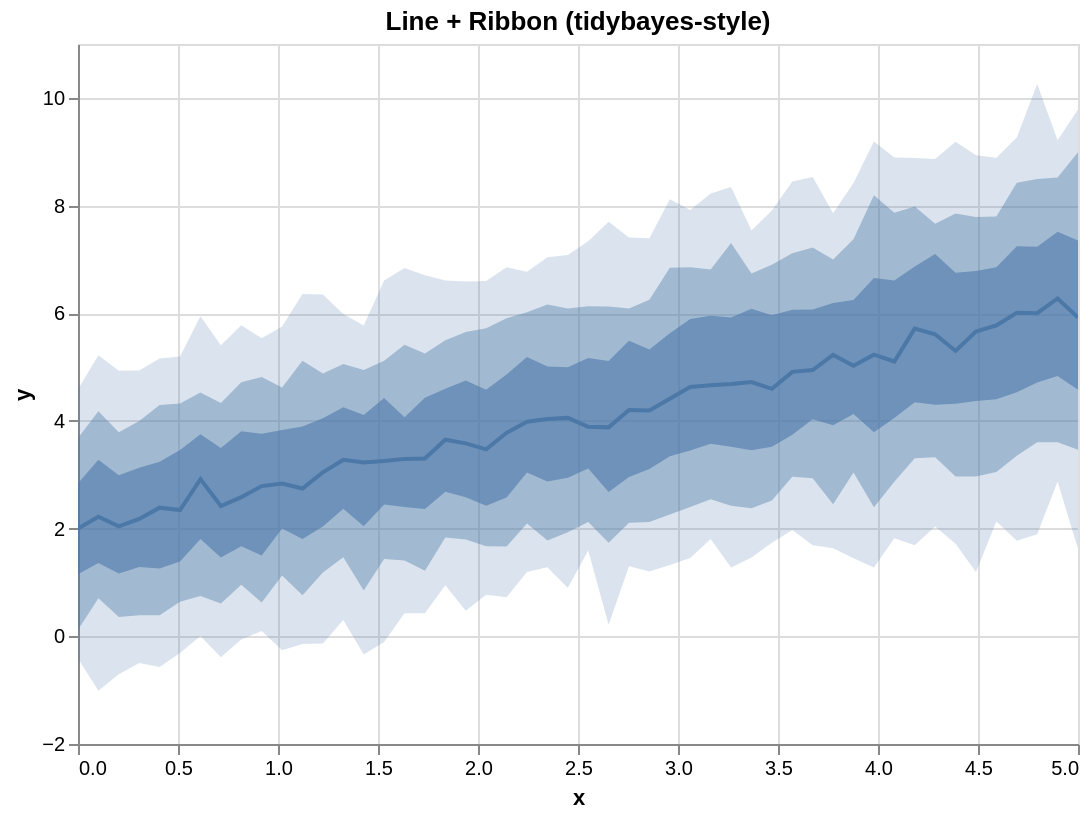

This figure's Vega-Lite source:
### Vega-Lite specification from a JSON file in a GitHub repository (floating-point values rounded to 4 significant figures)
{"$schema": "https://vega.github.io/schema/vega-lite/v5.json", "config": {"axis": {"labelLimit": 0}, "header": {"labelLimit": 0}, "legend": {"labelLimit": 0}}, "data": {"values": [{"__median__": 4.202, "hi_0_5_": 5.489, "hi_0_8_": 6.087, "hi_0_95_": 7.405, "lo_0_5_": 2.96, "lo_0_8_": 2.111, "lo_0_95_": 1.301, "x": 2.755}, {"__median__": 3.046, "hi_0_5_": 4.052, "hi_0_8_": 4.882, "hi_0_95_": 6.347, "lo_0_5_": 2.038, "lo_0_8_": 1.187, "lo_0_95_": -0.1317, "x": 1.224}, {"__median__": 4.684, "hi_0_5_": 5.921, "hi_0_8_": 7.303, "hi_0_95_": 8.346, "lo_0_5_": 3.521, "lo_0_8_": 2.426, "lo_0_95_": 1.278, "x": 3.265}, {"__median__": 5.225, "hi_0_5_": 6.189, "hi_0_8_": 6.998, "hi_0_95_": 7.857, "lo_0_5_": 3.918, "lo_0_8_": 2.451, "lo_0_95_": 1.637, "x": 3.776}, {"__median__": 5.661, "hi_0_5_": 6.784, "hi_0_8_": 7.787, "hi_0_95_": 8.932, "lo_0_5_": 4.37, "lo_0_8_": 2.97, "lo_0_95_": 1.195, "x": 4.49}, {"__median__": 2.222, "hi_0_5_": 3.277, "hi_0_8_": 4.181, "hi_0_95_": 5.221, "lo_0_5_": 1.361, "lo_0_8_": 0.7065, "lo_0_95_": -1.01, "x": 0.102}, {"__median__": 5.103, "hi_0_5_": 6.607, "hi_0_8_": 7.865, "hi_0_95_": 8.893, "lo_0_5_": 4.055, "lo_0_8_": 2.87, "lo_0_95_": 1.822, "x": 4.082}, {"__median__": 2.179, "hi_0_5_": 3.131, "hi_0_8_": 4.0, "hi_0_95_": 4.935, "lo_0_5_": 1.286, "lo_0_8_": 0.3933, "lo_0_95_": -0.496, "x": 0.3061}, {"__median__": 6.001, "hi_0_5_": 7.235, "hi_0_8_": 8.491, "hi_0_95_": 10.25, "lo_0_5_": 4.712, "lo_0_8_": 3.605, "lo_0_95_": 1.895, "x": 4.796}, {"__median__": 4.035, "hi_0_5_": 5.01, "hi_0_8_": 6.164, "hi_0_95_": 7.04, "lo_0_5_": 2.873, "lo_0_8_": 1.777, "lo_0_95_": 1.283, "x": 2.347}, {"__median__": 2.043, "hi_0_5_": 2.992, "hi_0_8_": 3.791, "hi_0_95_": 4.932, "lo_0_5_": 1.166, "lo_0_8_": 0.358, "lo_0_95_": -0.7029, "x": 0.2041}, {"__median__": 4.663, "hi_0_5_": 5.953, "hi_0_8_": 6.812, "hi_0_95_": 8.222, "lo_0_5_": 3.574, "lo_0_8_": 2.546, "lo_0_95_": 1.805, "x": 3.163}, {"__median__": 5.713, "hi_0_5_": 6.869, "hi_0_8_": 7.983, "hi_0_95_": 8.885, "lo_0_5_": 4.345, "lo_0_8_": 3.307, "lo_0_95_": 1.692, "x": 4.184}, {"__median__": 3.985, "hi_0_5_": 5.185, "hi_0_8_": 6.019, "hi_0_95_": 6.771, "lo_0_5_": 3.043, "lo_0_8_": 2.097, "lo_0_95_": 1.194, "x": 2.245}, {"__median__": 3.89, "hi_0_5_": 5.17, "hi_0_8_": 6.127, "hi_0_95_": 7.336, "lo_0_5_": 3.118, "lo_0_8_": 2.125, "lo_0_95_": 1.592, "x": 2.551}, {"__median__": 2.837, "hi_0_5_": 3.832, "hi_0_8_": 4.621, "hi_0_95_": 5.753, "lo_0_5_": 2.0, "lo_0_8_": 1.131, "lo_0_95_": -0.2598, "x": 1.02}, {"__median__": 4.911, "hi_0_5_": 6.064, "hi_0_8_": 7.114, "hi_0_95_": 8.447, "lo_0_5_": 3.743, "lo_0_8_": 2.961, "lo_0_95_": 1.976, "x": 3.571}, {"__median__": 5.23, "hi_0_5_": 6.652, "hi_0_8_": 8.189, "hi_0_95_": 9.188, "lo_0_5_": 3.789, "lo_0_8_": 2.398, "lo_0_95_": 1.276, "x": 3.98}, {"__median__": 2.42, "hi_0_5_": 3.499, "hi_0_8_": 4.333, "hi_0_95_": 5.407, "lo_0_5_": 1.463, "lo_0_8_": 0.6104, "lo_0_95_": -0.3879, "x": 0.7143}, {"__median__": 5.608, "hi_0_5_": 7.098, "hi_0_8_": 7.662, "hi_0_95_": 8.865, "lo_0_5_": 4.302, "lo_0_8_": 3.327, "lo_0_95_": 2.039, "x": 4.286}, {"__median__": 2.583, "hi_0_5_": 3.81, "hi_0_8_": 4.72, "hi_0_95_": 5.775, "lo_0_5_": 1.672, "lo_0_8_": 0.9566, "lo_0_95_": -0.05741, "x": 0.8163}, {"__median__": 3.88, "hi_0_5_": 5.114, "hi_0_8_": 6.124, "hi_0_95_": 7.697, "lo_0_5_": 2.68, "lo_0_8_": 1.739, "lo_0_95_": 0.2159, "x": 2.653}, {"__median__": 6.274, "hi_0_5_": 7.513, "hi_0_8_": 8.522, "hi_0_95_": 9.211, "lo_0_5_": 4.833, "lo_0_8_": 3.603, "lo_0_95_": 2.875, "x": 4.898}, {"__median__": 4.193, "hi_0_5_": 5.327, "hi_0_8_": 6.25, "hi_0_95_": 7.393, "lo_0_5_": 3.107, "lo_0_8_": 2.122, "lo_0_95_": 1.203, "x": 2.857}, {"__median__": 3.65, "hi_0_5_": 4.595, "hi_0_8_": 5.498, "hi_0_95_": 6.61, "lo_0_5_": 2.684, "lo_0_8_": 1.834, "lo_0_95_": 0.9481, "x": 1.837}, {"__median__": 4.944, "hi_0_5_": 6.067, "hi_0_8_": 7.219, "hi_0_95_": 8.53, "lo_0_5_": 4.033, "lo_0_8_": 2.934, "lo_0_95_": 1.689, "x": 3.673}, {"__median__": 3.779, "hi_0_5_": 4.862, "hi_0_8_": 5.907, "hi_0_95_": 6.852, "lo_0_5_": 2.577, "lo_0_8_": 1.667, "lo_0_95_": 0.7264, "x": 2.143}, {"__median__": 6.009, "hi_0_5_": 7.243, "hi_0_8_": 8.425, "hi_0_95_": 9.264, "lo_0_5_": 4.533, "lo_0_8_": 3.353, "lo_0_95_": 1.776, "x": 4.694}, {"__median__": 3.28, "hi_0_5_": 4.254, "hi_0_8_": 5.056, "hi_0_95_": 5.986, "lo_0_5_": 2.368, "lo_0_8_": 1.47, "lo_0_95_": 0.3013, "x": 1.327}, {"__median__": 2.345, "hi_0_5_": 3.458, "hi_0_8_": 4.324, "hi_0_95_": 5.194, "lo_0_5_": 1.39, "lo_0_8_": 0.6405, "lo_0_95_": -0.3089, "x": 0.5102}, {"__median__": 4.056, "hi_0_5_": 4.995, "hi_0_8_": 6.088, "hi_0_95_": 7.082, "lo_0_5_": 2.945, "lo_0_8_": 1.933, "lo_0_95_": 0.8955, "x": 2.449}, {"__median__": 4.632, "hi_0_5_": 5.893, "hi_0_8_": 6.854, "hi_0_95_": 7.916, "lo_0_5_": 3.451, "lo_0_8_": 2.401, "lo_0_95_": 1.453, "x": 3.061}, {"__median__": 5.919, "hi_0_5_": 7.351, "hi_0_8_": 8.992, "hi_0_95_": 9.784, "lo_0_5_": 4.578, "lo_0_8_": 3.464, "lo_0_95_": 1.624, "x": 5.0}, {"__median__": 5.774, "hi_0_5_": 6.855, "hi_0_8_": 7.796, "hi_0_95_": 8.89, "lo_0_5_": 4.405, "lo_0_8_": 3.05, "lo_0_95_": 2.131, "x": 4.592}, {"__median__": 2.92, "hi_0_5_": 3.75, "hi_0_8_": 4.527, "hi_0_95_": 5.944, "lo_0_5_": 1.807, "lo_0_8_": 0.7497, "lo_0_95_": 0.008007, "x": 0.6122}, {"__median__": 3.584, "hi_0_5_": 4.753, "hi_0_8_": 5.649, "hi_0_95_": 6.587, "lo_0_5_": 2.583, "lo_0_8_": 1.799, "lo_0_95_": 0.4759, "x": 1.939}, {"__median__": 3.256, "hi_0_5_": 4.427, "hi_0_8_": 5.119, "hi_0_95_": 6.608, "lo_0_5_": 2.45, "lo_0_8_": 1.434, "lo_0_95_": -0.106, "x": 1.531}, {"__median__": 5.024, "hi_0_5_": 6.247, "hi_0_8_": 7.373, "hi_0_95_": 8.418, "lo_0_5_": 4.129, "lo_0_8_": 3.044, "lo_0_95_": 1.452, "x": 3.878}, {"__median__": 3.473, "hi_0_5_": 4.578, "hi_0_8_": 5.722, "hi_0_95_": 6.596, "lo_0_5_": 2.424, "lo_0_8_": 1.672, "lo_0_95_": 0.7722, "x": 2.041}, {"__median__": 3.227, "hi_0_5_": 4.112, "hi_0_8_": 4.945, "hi_0_95_": 5.772, "lo_0_5_": 2.043, "lo_0_8_": 0.852, "lo_0_95_": -0.3385, "x": 1.429}, {"__median__": 2.39, "hi_0_5_": 3.243, "hi_0_8_": 4.298, "hi_0_95_": 5.159, "lo_0_5_": 1.261, "lo_0_8_": 0.3916, "lo_0_95_": -0.5709, "x": 0.4082}, {"__median__": 4.722, "hi_0_5_": 6.081, "hi_0_8_": 6.739, "hi_0_95_": 7.534, "lo_0_5_": 3.454, "lo_0_8_": 2.379, "lo_0_95_": 1.465, "x": 3.367}, {"__median__": 2.0, "hi_0_5_": 2.843, "hi_0_8_": 3.681, "hi_0_95_": 4.59, "lo_0_5_": 1.152, "lo_0_8_": 0.1228, "lo_0_95_": -0.4116, "x": 0.0}, {"__median__": 5.299, "hi_0_5_": 6.753, "hi_0_8_": 7.852, "hi_0_95_": 9.183, "lo_0_5_": 4.318, "lo_0_8_": 2.969, "lo_0_95_": 1.719, "x": 4.388}, {"__median__": 2.79, "hi_0_5_": 3.763, "hi_0_8_": 4.816, "hi_0_95_": 5.534, "lo_0_5_": 1.5, "lo_0_8_": 0.6276, "lo_0_95_": 0.09757, "x": 0.9184}, {"__median__": 3.302, "hi_0_5_": 4.43, "hi_0_8_": 5.254, "hi_0_95_": 6.706, "lo_0_5_": 2.365, "lo_0_8_": 1.219, "lo_0_95_": 0.4296, "x": 1.735}, {"__median__": 4.413, "hi_0_5_": 5.626, "hi_0_8_": 6.846, "hi_0_95_": 8.116, "lo_0_5_": 3.344, "lo_0_8_": 2.261, "lo_0_95_": 1.323, "x": 2.959}, {"__median__": 3.295, "hi_0_5_": 4.07, "hi_0_8_": 5.414, "hi_0_95_": 6.842, "lo_0_5_": 2.403, "lo_0_8_": 1.406, "lo_0_95_": 0.4281, "x": 1.633}, {"__median__": 4.596, "hi_0_5_": 5.964, "hi_0_8_": 6.902, "hi_0_95_": 7.906, "lo_0_5_": 3.522, "lo_0_8_": 2.521, "lo_0_95_": 1.738, "x": 3.469}, {"__median__": 2.744, "hi_0_5_": 3.898, "hi_0_8_": 5.115, "hi_0_95_": 6.359, "lo_0_5_": 1.807, "lo_0_8_": 0.7636, "lo_0_95_": -0.1413, "x": 1.122}]}, "height": 350, "layer": [{"_lr_layer": true, "encoding": {"tooltip": [{"field": "x", "title": "x", "type": "quantitative"}, {"field": "__median__", "title": "median", "type": "quantitative"}, {"field": "lo_0_95_", "title": "95% lo", "type": "quantitative"}, {"field": "hi_0_95_", "title": "95% hi", "type": "quantitative"}], "x": {"field": "x", "scale": {"zero": false}, "type": "quantitative"}, "y": {"field": "lo_0_95_", "scale": {"zero": false}, "title": "y", "type": "quantitative"}, "y2": {"field": "hi_0_95_"}}, "mark": {"line": false, "opacity": 0.2, "type": "area"}, "params": [{"bind": "scales", "name": "grid", "select": {"encodings": ["x", "y"], "type": "interval"}}]}, {"_lr_layer": true, "encoding": {"tooltip": [{"field": "x", "title": "x", "type": "quantitative"}, {"field": "__median__", "title": "median", "type": "quantitative"}, {"field": "lo_0_95_", "title": "95% lo", "type": "quantitative"}, {"field": "hi_0_95_", "title": "95% hi", "type": "quantitative"}], "x": {"field": "x", "scale": {"zero": false}, "type": "quantitative"}, "y": {"field": "lo_0_8_", "scale": {"zero": false}, "title": "y", "type": "quantitative"}, "y2": {"field": "hi_0_8_"}}, "mark": {"line": false, "opacity": 0.4, "type": "area"}}, {"_lr_layer": true, "encoding": {"tooltip": [{"field": "x", "title": "x", "type": "quantitative"}, {"field": "__median__", "title": "median", "type": "quantitative"}, {"field": "lo_0_95_", "title": "95% lo", "type": "quantitative"}, {"field": "hi_0_95_", "title": "95% hi", "type": "quantitative"}], "x": {"field": "x", "scale": {"zero": false}, "type": "quantitative"}, "y": {"field": "lo_0_5_", "scale": {"zero": false}, "title": "y", "type": "quantitative"}, "y2": {"field": "hi_0_5_"}}, "mark": {"line": false, "opacity": 0.6, "type": "area"}}, {"_lr_layer": true, "encoding": {"tooltip": [{"field": "x", "title": "x", "type": "quantitative"}, {"field": "__median__", "title": "median", "type": "quantitative"}, {"field": "lo_0_95_", "title": "95% lo", "type": "quantitative"}, {"field": "hi_0_95_", "title": "95% hi", "type": "quantitative"}], "x": {"field": "x", "scale": {"zero": false}, "type": "quantitative"}, "y": {"field": "__median__", "scale": {"zero": false}, "title": "y", "type": "quantitative"}}, "mark": {"strokeWidth": 2, "type": "line"}}], "title": "Line + Ribbon (tidybayes-style)", "width": 500}
